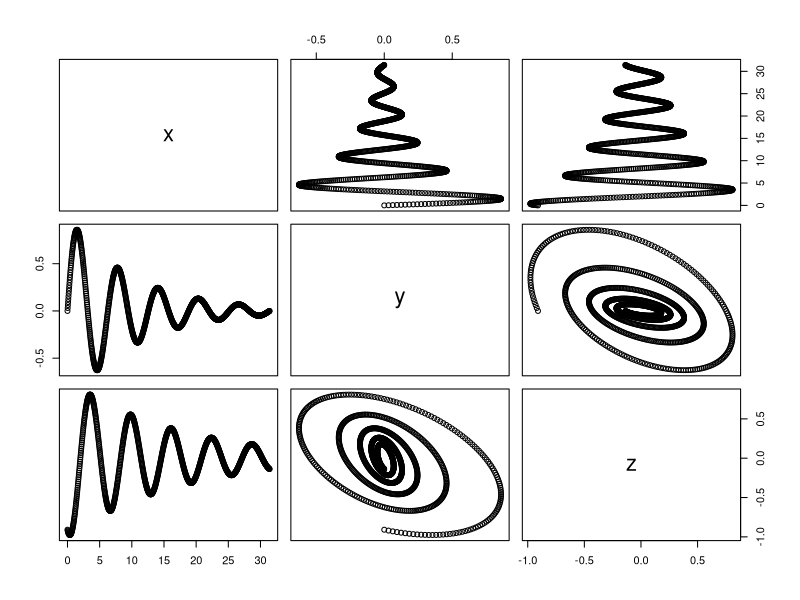
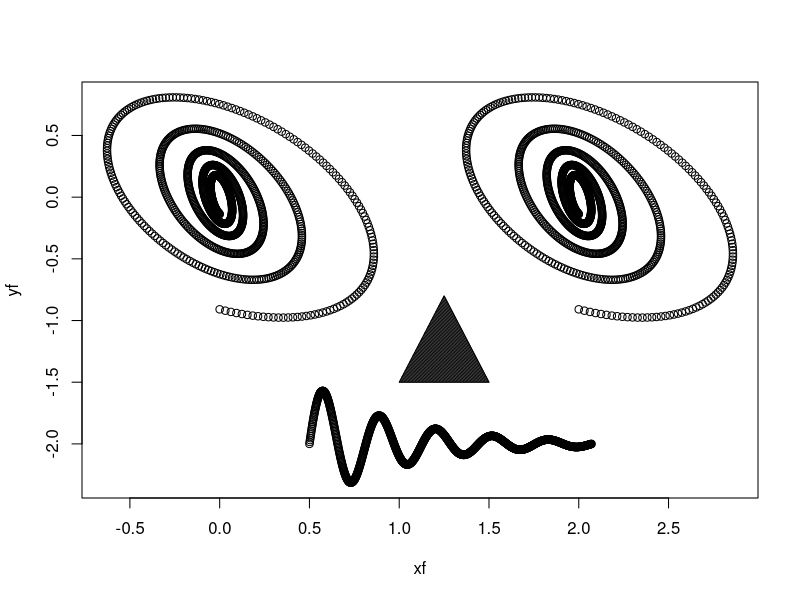
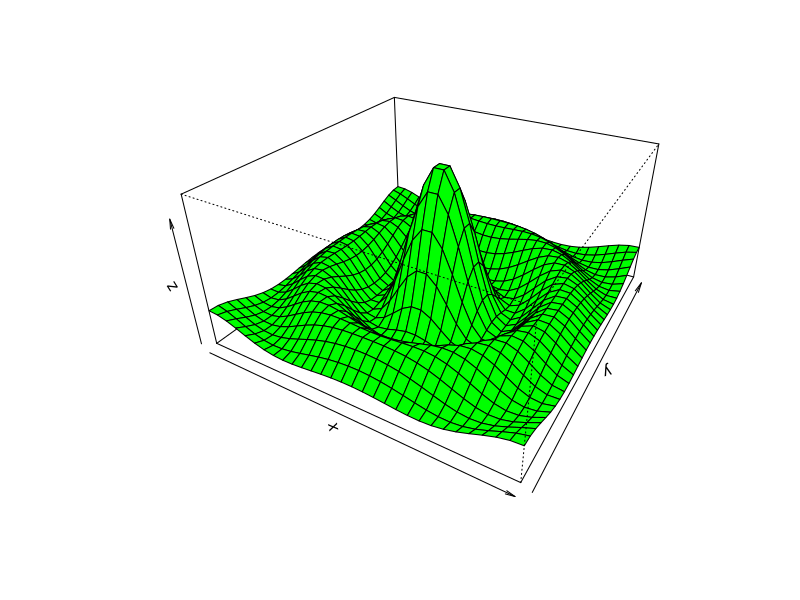

R code for these plots, in order:
## Robin
# Create some imaginary data and plot
x = seq(0, 10 * pi, length.out = 1000)
y = sin(x) * exp(-0.1 * x)
z = sin(x - 2) * exp(-0.06 * x)
plot(data.frame(x, y, z))

## Andy
# ... Add your lines here

## Wally
par(ask=T)
xf =c(y,2+y,x/20+0.5)
yf = c(z,z,y/2-2)
plot(xf,yf); polygon(c(1,1.25,1.5),c(-1.5,-0.8,-1.5),density=100)


## Chris H
x <- seq(-10, 10, length= 30)
y <- x
f <- function(x, y) { r <- sqrt(x^2+y^2); 10 * sin(r)/r }
z <- outer(x, y, f)
z[is.na(z)] <- 1
op <- par(bg = "white")
persp(x, y, z, theta = 30, phi = 30, expand = 0.5, col = "green")
